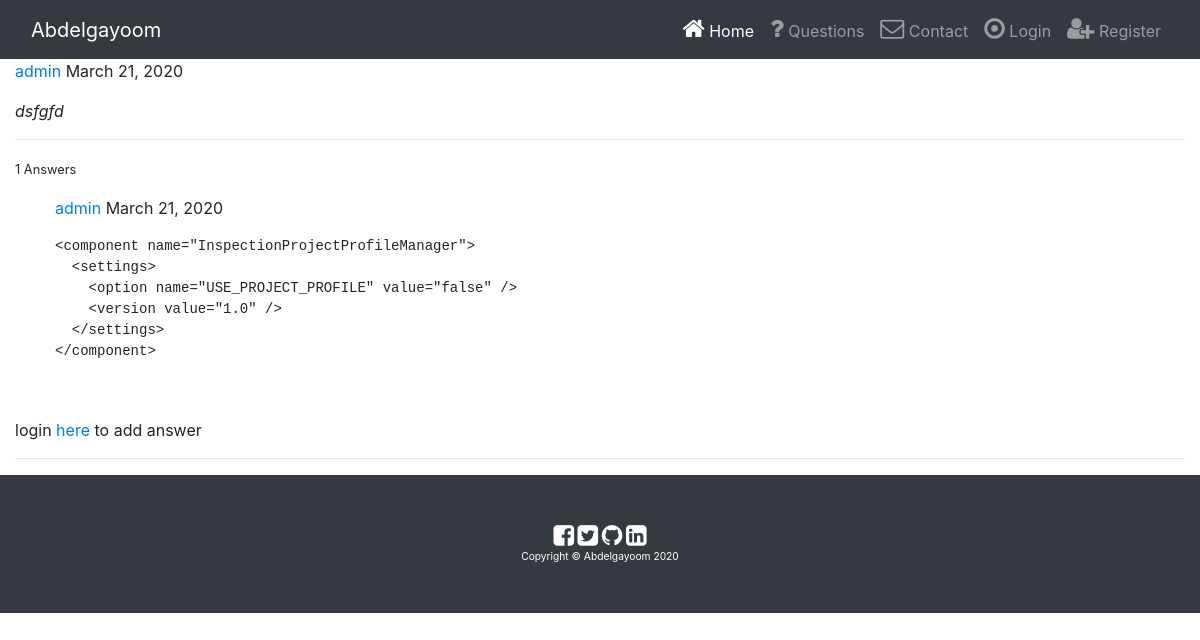
Screenshot of /questions/1 with the database file from the repository.
### questions/models.py (models this page shows, shortened)
class Questions(models.Model):
    TAG_CHOICE = (
        ('Programming', 'Programming'),
        ('Web development', 'Web development'),
        ('Hacking', 'Hacking'),
        ('Electrical Engineering', 'Electrical Engineering'),
        ('Electronic Engineering', 'Electronic Engineering'),
        ('Android Development', 'Android Development'),
        ('Machine Learning', 'Machine Learning'),
        ('Bug bounty', 'Bug bounty'),
        ('others', 'others')
    )
    author = models.ForeignKey(User, on_delete=models.CASCADE)
    title = models.CharField(max_length=100, choices=TAG_CHOICE)
    body = RichTextField()
    date_asked = models.DateTimeField(auto_now_add=True, editable=False)

class Answers(models.Model):
    user = models.ForeignKey(User, on_delete=models.CASCADE, related_name='user_user')
    questions = models.ForeignKey(Questions, on_delete=models.CASCADE, related_name='answers')
    body = RichTextField(config_name='special')
    date_answered = models.DateTimeField(default=timezone.now, editable=False)
    def __str__(self):
        return f'{self.body}'

### questions/views.py (the view)
# urls.py: path('<int:pk>', views.question_view, name='detail'),
def question_view(request, pk):
    question = get_object_or_404(Questions, pk=pk)
    if request.method == 'POST':
        form = AnswersCreationForm(request.POST)
        if form.is_valid():
            answer = form.save(commit=False)
            answer.user = request.user
            answer.questions = question
            answer.save()
            messages.success(request, f'your answer had been created')
            return redirect('questions:detail', pk=question.pk)
    else:
        form = AnswersCreationForm()
        question = get_object_or_404(Questions, pk=pk)
    return render(request, 'questions/question_detail.html', {'form': form, 'question': question})

### questions/templates/questions/question_detail.html (shortened to what this page needs)
{% extends 'blog/base.html' %}
{% block body %}
<a href="#">{{ question.author }}</a>  {{ question.date_asked |date }}
  <p>{{ question.body | safe }}</p>
<hr>
    <p> <small>  {{ question.answers.count }} Answers </small></p>
  <ul>
      {% for answer in question.answers.all %}
           <a href="#">{{ answer.user.username }}</a> {{ answer.date_answered | date }}
           <p>{{ answer | safe }}</p>
      {% empty %}
            <h6> there is no answers yet </h6>
      {% endfor%}
  </ul>
  {% if user.is_authenticated %}
    <form method="post">{% csrf_token %}
         <table>
         {{ form.as_table }}
          </table>
        <input class="btn btn-outline-info" type="submit" value='Add Answer'>
    </form>
  {% else %}
    login <a href="{% url 'users:login' %}">here</a> to add answer
  {% endif %}
<hr/>
{% endblock %}

### blog/static/blog/css/style.css (style rules this page uses)
html,body { height: 100%; width: 100%; margin: 0; background-color: transparent; }
:root { --input-padding-x: 1.5rem; --input-padding-y: .75rem; }

### rows the page displays
Questions: author "admin", date_asked "March 21, 2020", body "dsfgfd", answers.count "1"
Answers: user.username "admin", date_answered "March 21, 2020", body "<component name=\"InspectionProjectProfileManager\"> <settings> <option name=\"USE_PROJECT_PROFILE\" value=\"false\" /> <version value=\"1.0\" /> </settings> </component>"
